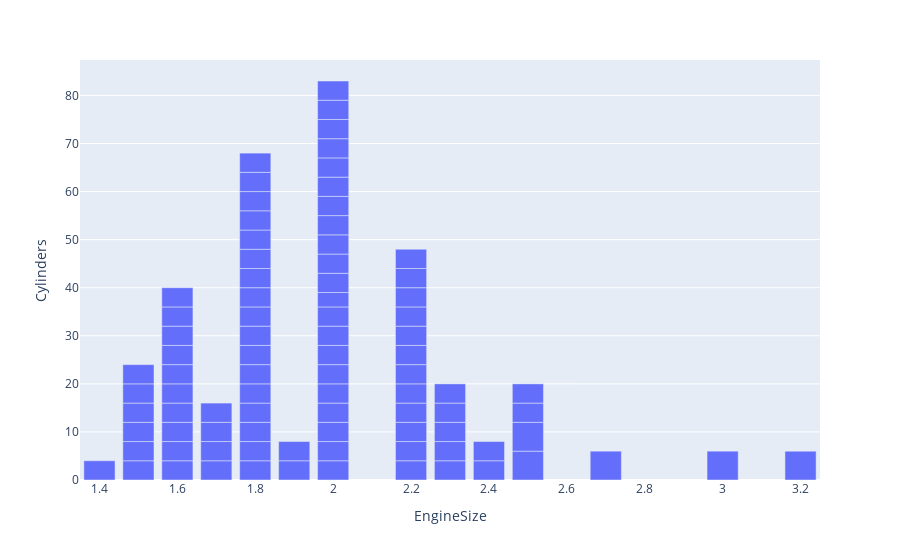

Write notebook code for a chart like this one.
### Code cell
px.bar(df,x='EngineSize',y='Cylinders')

### Figure 1 — Plotly figure (JSON) as saved in the notebook; plotly's stock layout.template omitted (floating-point values rounded to 4 significant figures)
{"data": [{"alignmentgroup": "True", "hovertemplate": "EngineSize=%{x}<br>Cylinders=%{y}<extra></extra>", "legendgroup": "", "marker": {"color": "#636efa", "pattern": {"shape": ""}}, "name": "", "offsetgroup": "", "orientation": "v", "showlegend": false, "textposition": "auto", "type": "bar", "x": [2, 1.8, null, null, 2.5, 3, 2.5, 1.6, 1.6, 2.2, 2.2, 2.2, 2, 2, 2, 2, 2, 2, 2, 2, 1.4, 2, 1.7, 1.7, 1.7, 2.4, null, 1.7, 2, 2.2, 1.6, 1.6, null, 1.6, 2, 2, 2, 1.6, 1.6, 1.8, 1.8, 1.8, 1.6, 1.6, 1.6, 2, 2.3, 1.8, 1.8, 2.3, 2, 2, 2, 1.8, 1.8, 2.5, 2.2, 2.2, 2.2, 1.8, 2.7, 3.2, 2.2, 2.2, 2.2, 2.2, 2.2, 1.5, 1.5, 2.5, 2.3, 2.3, 2, 2, 2.3, 1.5, 1.8, 1.8, 1.8, 1.5, 1.5, 1.5, 1.8, 1.8, 2.4, 1.8, 2, 1.8, 1.8, 1.9, 1.9], "xaxis": "x", "y": [4, 4, 5.808, 5.808, 6, 6, 6, 4, 4, 4, 4, 4, 4, 4, 4, 4, 4, 4, 4, 4, 4, 3, 4, 4, 4, 4, 5.808, 4, 4, 4, 4, 4, 5.808, 4, 4, 4, 4, 4, 4, 4, 4, 4, 4, 4, 4, 4, 4, 4, 4, 4, 4, 4, 4, 4, 4, 4, 4, 4, 4, 4, 6, 6, 4, 4, 4, 4, 4, 4, 4, 4, 4, 4, 4, 4, 4, 4, 4, 4, 4, 4, 4, 4, 4, 4, 4, 4, 4, 4, 4, 4, 4], "yaxis": "y"}], "layout": {"barmode": "relative", "legend": {"tracegroupgap": 0}, "margin": {"t": 60}, "xaxis": {"anchor": "y", "domain": [0, 1], "title": {"text": "EngineSize"}}, "yaxis": {"anchor": "x", "domain": [0, 1], "title": {"text": "Cylinders"}}}}
